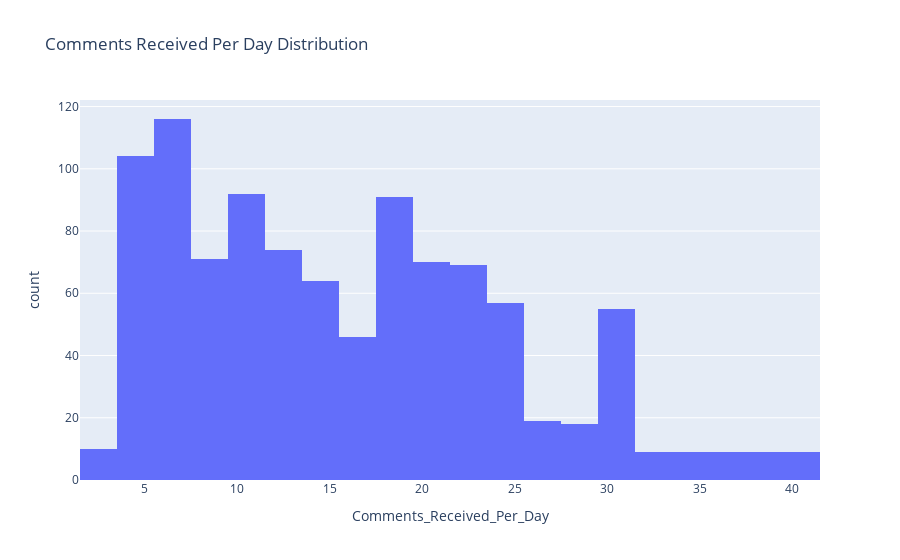

Source (notebook cell):
### Code cell
plt = px.histogram(train_df, x='Comments_Received_Per_Day', title='Comments Received Per Day Distribution')
plt.show()

### Figure 1 — Plotly figure (JSON) as saved in the notebook; plotly's stock layout.template omitted (floating-point values rounded to 4 significant figures; data arrays with more than 128 entries replaced by an {"elided": "..."} marker saying what was removed)
{"data": [{"alignmentgroup": "True", "bingroup": "x", "hovertemplate": "Comments_Received_Per_Day=%{x}<br>count=%{y}<extra></extra>", "legendgroup": "", "marker": {"color": "#636efa", "pattern": {"shape": ""}}, "name": "", "offsetgroup": "", "orientation": "v", "showlegend": false, "type": "histogram", "x": {"elided": "1001 int values"}, "xaxis": "x", "yaxis": "y"}], "layout": {"barmode": "relative", "legend": {"tracegroupgap": 0}, "title": {"text": "Comments Received Per Day Distribution"}, "xaxis": {"anchor": "y", "domain": [0, 1], "title": {"text": "Comments_Received_Per_Day"}}, "yaxis": {"anchor": "x", "domain": [0, 1], "title": {"text": "count"}}}}
